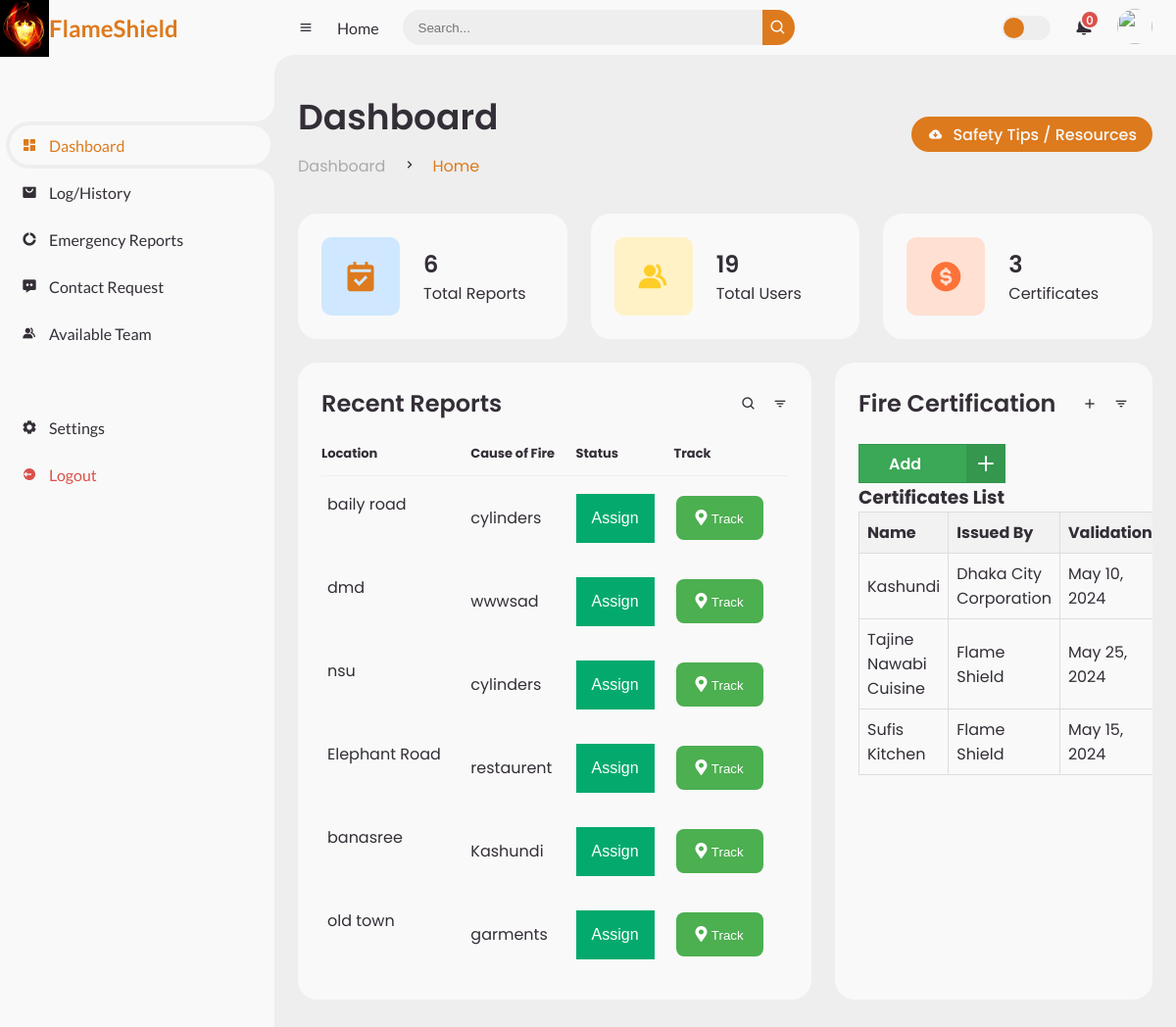
The app's page /dashboard/, older data.
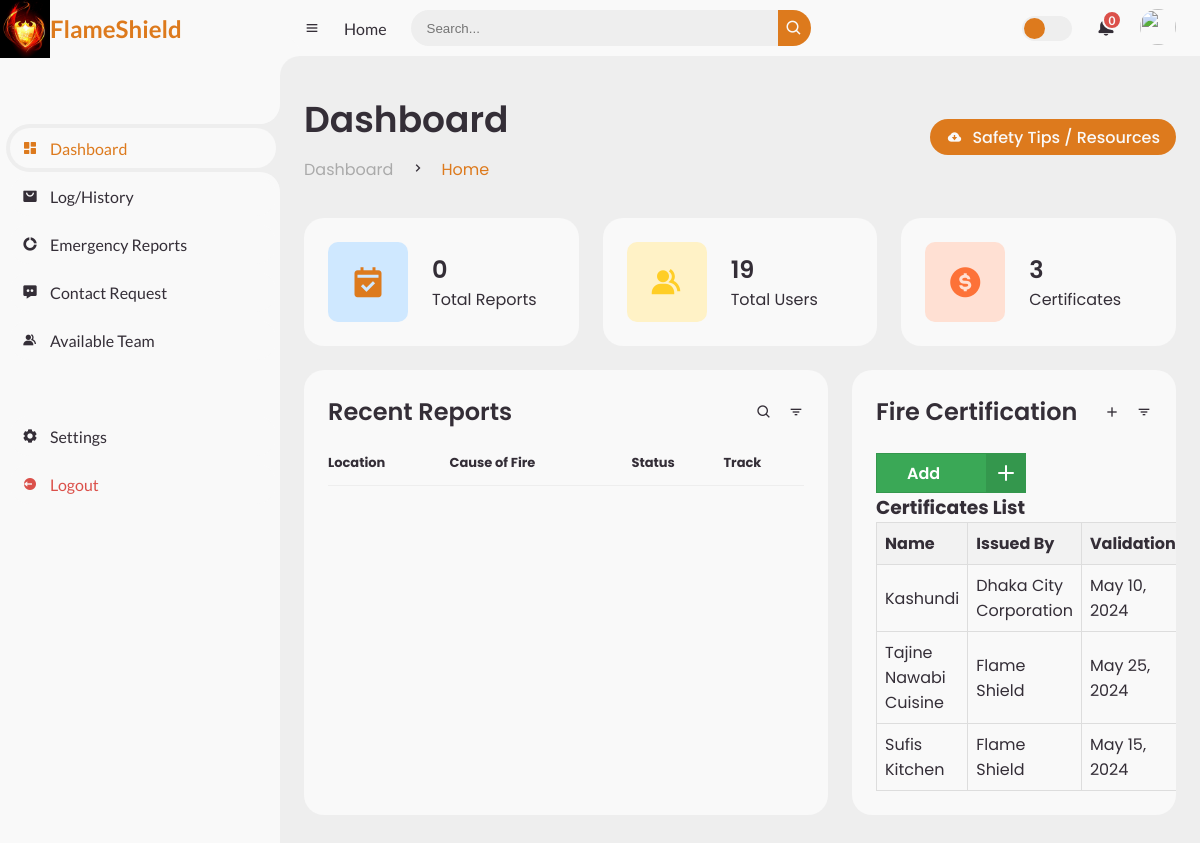
The same page, newer data.
### app1/models.py (models this page shows)
class report(models.Model) :
    location = models.CharField(max_length=50)
    cause = models.CharField(max_length=50)
    damage = models.CharField(max_length=50)
    comments = models.TextField()
    latitude = models.FloatField()
    longitude = models.FloatField()

class addRestaurentModel(models.Model) :
    commpanyName = models.CharField(max_length=50)
    issuedBy = models.CharField(max_length=50)
    expiryDate = models.DateField()
    message = models.TextField()

### app1/views.py (the view)
# urls.py: path('dashboard/', views.dashboardView, name= 'dashboardView'),
def dashboardView(request):
    reports = report.objects.filter()
    report_count= len(reports)
    all_users = User.objects.all()
    user_count = len(all_users)
    all_certificates = addRestaurentModel.objects.filter()
    certificates_count = len(all_certificates)
    restaurents = addRestaurentModel.objects.filter()
    notification = contactUsModel.objects.filter()
    notification_count = len(notification)
    availableTeam = team.objects.filter()
    args = {
        "reports": reports,
        "report_count":report_count,
        "user_count":user_count,
        "certificates_count":certificates_count,
        "restaurents":restaurents,
        "notification_count":notification_count,
        "availableTeam":availableTeam
    }
    return render(request, 'adminDashboard.html', args)

### templates/adminDashboard.html (shortened to what the changed rows need)
{% load static %}
<!DOCTYPE html>
<html lang="en">
<head>
	<link href='https://unpkg.com/boxicons@2.0.9/css/boxicons.min.css' rel='stylesheet'>
	<link rel="stylesheet" href="https://cdnjs.cloudflare.com/ajax/libs/font-awesome/5.15.4/css/all.min.css">
	<link rel="stylesheet" href="{% static 'style.css' %}">
</head>
<body>
	<section id="content">
		<main>
			<div class="head-title">
				<div class="left">
					<h1>Dashboard</h1>
				</div>
			</div>
			<ul class="box-info">
				<li>
					<span class="text">
						<h3>{{report_count}}</h3>
						<p>Total Reports</p>
					</span>
				</li>
			</ul>
			<div class="table-data">
				<div class="order">
					<table>
						<thead>
							<tr>
								<th>Location</th>
								<th>Cause of Fire</th>
								<th>Status</th>
								<th>Track</th>
							</tr>
						</thead>
						<tbody>
						{% for i in reports %}
							<tr>
								<td>
									<p>{{i.location}}</p>
								</td>
								<td>{{i.cause}}</td>
								<td>
									<div class="dropdown">
										<button class="dropbtn">Assign</button>
									</div>
								</td>
								<form action ="{% url 'map' i.id %}" method="POST">
									<td>
										<span class="track-button">
										  <i class="fas fa-map-marker-alt icon"></i>
										  <input type="submit" name="track" value="Track" style="background-color: transparent; border: none; color: inherit; cursor: inherit;">
										</span>
									  </td>
							</form>
							</tr>
						{% endfor %}
						</tbody>
					</table>
				</div>
				<div class="todo">
					  <table class="restaurant-table">
						<thead>
							<tr>
								<th>Name</th>
								<th>Issued By</th>
								<th>Validation</th>
							</tr>
						</thead>
						<tbody>
							{% for restaurant in restaurents %}
							<tr>
								<td>{{ restaurant.commpanyName }}</td>
								<td>{{ restaurant.issuedBy }}</td>
								<td>{{ restaurant.expiryDate }}</td>
							</tr>
							{% endfor %}
						</tbody>
					</table>
				</div>
			</div>
		</main>
	</section>
</body>
</html>

Row changes from the older to the newer data that the page shows:
removed report: location "baily road", cause "cylinders"
removed report: location "dmd", cause "wwwsad"
removed report: location "nsu", cause "cylinders"
removed report: location "Elephant Road", cause "restaurent"
removed report: location "banasree", cause "Kashundi"
removed report: location "old town", cause "garments"
Text that changed along with them:
{{ report_count }}: "6" → "0"
